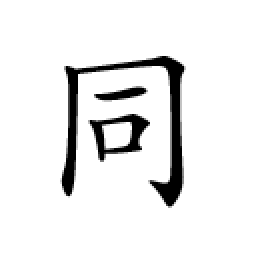
%> input picture tong11.png, 127 x 127 px (shown 2 times larger)
$ octave hanzimatch.m   (GNU Octave 9; MATLAB toolbox functions it lacks are replaced by stand-ins)
%> lines starting %> are read from the running program, lines starting %| are printed output that depends on the picture; in (x1, y1, x2, y2) boxes, pixels count from 0 and x2, y2 are one past the last pixel; in counts of white or black regions, pixels touching at a corner belong together; the program's own positions count from 1
### imgcut2.m
function [Img ] = imgcut2(  img ,gujia)
%> called with img = 'E:\楷体\模板字\tong11.png', gujia = 1
img=imread(img);
%> img is the input picture: size 127x127x3 uint8; min 0, max 255, mean 234.6
[height, width, colour]  = size(img);
%> height = 127; width = 127; colour = 3
if colour > 1
    img = rgb2gray(img);
%> img: size 127x127 uint8
end
img=im2bw(img,graythresh(img));
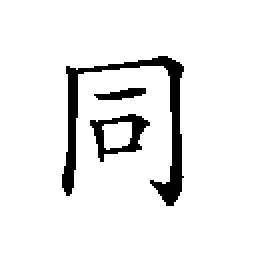
%> img: size 127x127 logical (shown 2 times larger); 92.2% white; 3 black regions, box (x1, y1, x2, y2) and area: (31, 28, 92, 103) 893, (45, 57, 75, 81) 264, (47, 44, 73, 50) 95
Sh=sum(img,1);
%> Sh = 127 values, max 127 at index 1, min 54 at index 87, mean 117.1
Sw=sum(img,2);
%> Sw = 127 values, max 127 at index 1, min 90 at index 33, mean 117.1
for i=1:width
if (Sh(1,i)-height*1)<0
L=i;
break
end
end
for j=1:width
if (Sh(1,j)-height*1)<0
R=j;
end
end
%> after the loop, R = 92
for k=1:height
if (Sw(k,1)-width*1)<0
U=k;
break
end
end
for l=1:height
if (Sw(l,1)-width*1)<0
D=l;
end
end
%> after the loop, D = 103
img1=img(U:D,L:R);
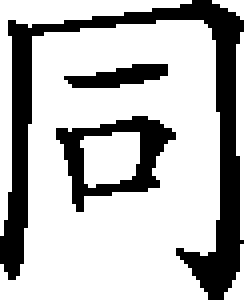
%> img1: size 75x61 logical (shown 4 times larger); 72.6% white; 3 black regions, box (x1, y1, x2, y2) and area: (0, 0, 61, 75) 893, (14, 29, 44, 53) 264, (16, 16, 42, 22) 95
img2=imresize(img1,[100 100]);
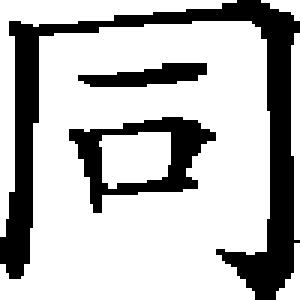
%> img2: size 100x100 logical (shown 3 times larger); 73.1% white; 3 black regions, box (x1, y1, x2, y2) and area: (0, 0, 100, 100) 1914, (23, 39, 72, 71) 562, (26, 21, 69, 29) 211
if gujia==1
    Img=1-GJ(img2);
else
    Img=img2;
end
end

### GJ.m

function bw2=GJ(img)
I=img;
subplot(2,2,1);
imshow(I);
title('原图像');
% level=graythresh(I);
% I=im2bw(I,level);subplot(2,2,2);...
imshow(I);
re=ones(100,100);
I=re-I;
subplot(2,2,2);
imshow(I);
title('二值化的图像');
bwl=bwmorph(I,'skel',Inf);
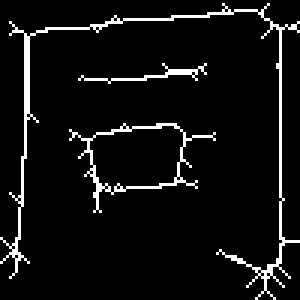
%> bwl: size 100x100 logical (shown 3 times larger); 6.3% white in thin lines or dots
subplot(2,2,3);
imshow(bwl);
title('骨架提取');
bw2=bwmorph(bwl,'spur',4);
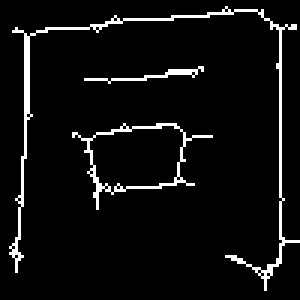
%> bw2: size 100x100 logical (shown 3 times larger); 5.6% white in thin lines or dots
%> in imgcut2, `Img=1-GJ(img2);`: Img: size 100x100 double; values 0 (black) and 1 (white), 94.4% white; black in thin lines or dots
subplot(2,2,4)
imshow(bw2)
title('消除毛刺后的图像');
end

### img2m.m
function [m1,m2,m3,m4,m5,m6]=img2m(img)
[o,p]=size(img);
%> o = 100; p = 100
m1=zeros(1,100);
m2=zeros(1,100);
m3=zeros(1,50);
m4=zeros(1,50);
m5=zeros(1,50);
m6=zeros(1,50);
% [8 lines of commented-out code are left out]
m1(1:100)=sum(img);
m3(1:50)=m1(1:50);
m4(1:50)=m1(51:100);
Img=img';
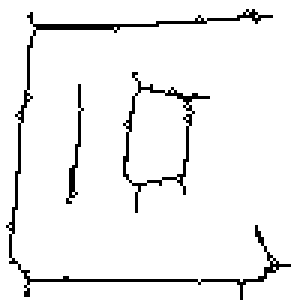
%> Img: size 100x100 double (shown 3 times larger); values 0 (black) and 1 (white), 94.4% white; black in thin lines or dots
m2(1:100)=sum(Img);
m5(1:50)=m2(1:50);
m6(1:50)=m2(51:100);
m1=100-m1;
%> m1 = 100 values, max 77 at index 94, min 0 at index 1, mean 5.6
m2=100-m2;
%> m2 = 100 values, max 25 at index 10, min 0 at index 1, mean 5.6
m3=100-m3;
%> m3 = 50 values, max 42 at index 9, min 0 at index 1, mean 5.7
m4=100-m4;
%> m4 = 50 values, max 77 at index 44, min 1 at index 22, mean 5.5
m5=100-m5;
%> m5 = 50 values, max 25 at index 10, min 0 at index 1, mean 6.78
m6=100-m6;
%> m6 = 50 values, max 20 at index 13, min 0 at index 48, mean 4.42
end

### graymatch.m
function [stats ] = graymatch(  TestWord,MaskWord,condition )
% [Maskimg,Rate]=Maskimgcut(MaskWord);
Maskimg=imgcut2(MaskWord,1);
%%%%%%%%%%%%%%%%已切割去除白边%%%%%%%%%%%%%%%%%%%%%%%
% [6 lines of commented-out code are left out]
%%%%%%%%%%%%%%%%%%%%%%%%%%%%%%%%%%%%%%%%
[m11,m12,m13,m14,m15,m16]=img2m(Maskimg);
%> m11 has the same summary as m1 in img2m; m12 has the same summary as m2 in img2m; m13 has the same summary as m3 in img2m; m14 has the same summary as m4 in img2m; m15 has the same summary as m5 in img2m; m16 has the same summary as m6 in img2m
testnames =  strcat(TestWord,'\','*.png');
tests=dir(testnames);
n=numel(tests);
m21=cell(n,100);
m22=cell(n,100);
m23=cell(n,50);
m24=cell(n,50);
m25=cell(n,50);
m26=cell(n,50);
stats=cell(12,n);
for i=1:n
    if ~isempty(  strfind(tests(i).name, condition) )
        TestwordName = strcat(TestWord,'\', tests(i).name);
        folderNamelength=length(TestWord);
        imgNamelength=length(TestwordName);
        Length=imgNamelength-folderNamelength;
        if Length==8
           Name = [TestwordName( imgNamelength-6 : imgNamelength-4 ) ];
        end
        if Length==9
           Name = [TestwordName( imgNamelength-7  : imgNamelength-4 ) ];
        end
        if Length==10
           Name = [TestwordName( imgNamelength-8  : imgNamelength-4 ) ];
        end
        if Length==6
           Name = [TestwordName( imgNamelength-4  : imgNamelength-4 ) ];
        end
        stats{1,i}=Name;
%         Testimg=Testimgcut(TestwordName,Rate);
        Testimg=imgcut2(TestwordName,1);
%%%%%%%%%%%%%%%%%%%%%%已切割去除白边%%%%%%%%%%%%%%%%%%%%%%%%%%%%
% [6 lines of commented-out code are left out]
%%%%%%%%%%%%%%%%%%%%%%%%%%%%%%%%%%%%%%%%%%%%%%%%%%
        [mt1,mt2,mt3,mt4,mt5,mt6]=img2m(Testimg);
        m21(i,:)=num2cell(mt1);
        m22(i,:)=num2cell(mt2);
        m23(i,:)=num2cell(mt3);
        m24(i,:)=num2cell(mt4);
        m25(i,:)=num2cell(mt5);
        m26(i,:)=num2cell(mt6);
    end
end
m21=cell2mat(m21);
m22=cell2mat(m22);
m23=cell2mat(m23);
m24=cell2mat(m24);
m25=cell2mat(m25);
m26=cell2mat(m26);
for k=1:n
    mTW1=m21(k,:);
    A1=sqrt(sum(sum(m11.^2)));
        B1=sqrt(sum(sum(mTW1.^2)));
        C1=sum(sum(m11.*mTW1));
        cos1=C1/(A1*B1);
        stats(2,k)=num2cell(cos1);
    mTH1=m22(k,:);
    A2=sqrt(sum(sum(m12.^2)));
        B2=sqrt(sum(sum(mTH1.^2)));
        C2=sum(sum(m12.*mTH1));
        cos2=C2/(A2*B2);
        stats(3,k)=num2cell(cos2);
    mTW2=m23(k,:);
    A3=sqrt(sum(sum(m13.^2)));
        B3=sqrt(sum(sum(mTW2.^2)));
        C3=sum(sum(m13.*mTW2));
        cos3=C3/(A3*B3);
        stats(4,k)=num2cell(cos3);
    mTW3=m24(k,:);
    A4=sqrt(sum(sum(m14.^2)));
        B4=sqrt(sum(sum(mTW3.^2)));
        C4=sum(sum(m14.*mTW3));
        cos4=C4/(A4*B4);
        stats(5,k)=num2cell(cos4);
    mTH2=m25(k,:);
    A5=sqrt(sum(sum(m15.^2)));
        B5=sqrt(sum(sum(mTH2.^2)));
        C5=sum(sum(m15.*mTH2));
        cos5=C5/(A5*B5);
        stats(6,k)=num2cell(cos5);
    mTH3=m26(k,:);
    A6=sqrt(sum(sum(m16.^2)));
        B6=sqrt(sum(sum(mTH3.^2)));
        C6=sum(sum(m16.*mTH3));
        cos6=C6/(A6*B6);
        stats(7,k)=num2cell(cos6);
        stats(8,k)=num2cell(cos1*cos2);
        stats(9,k)=num2cell(cos3*cos5);
        stats(10,k)=num2cell(cos4*cos5);
        stats(11,k)=num2cell(cos3*cos6);
        stats(12,k)=num2cell((cos1+cos2)/2);
end
%> after the loop, stats = {}

end

### hanzimatch.m
clear
%%%%%%%%%%%%%%%%%%%%%%模板字二值化%%%%%%%%%%%%%%%%%%%%%%%%
% [8 lines of commented-out code are left out]
%%%%%%%%%%%%%%%%%%%%%%%%%汉子匹配度主程序%%%%%%%%%%%%%%%%%%%%
MaskWord='E:\楷体\模板字\tong11.png';
TestWord='E:\楷体\100汉字\同5';
[Rstats ] = graymatch(  TestWord,MaskWord,'png');
%> Rstats = {}
% [stats ] = Matching(  TestWord,MaskWord,'bmp');
% [stats ] = WordMatching(  TestWord,MaskWord,'bmp');

$ run again, with yix.png copied over tong11.png
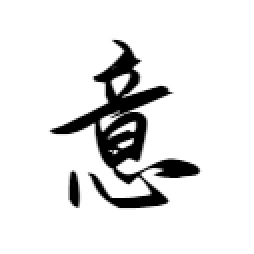
%> input picture yix.png, 127 x 127 px (shown 2 times larger)
%> in imgcut2, img is the input picture: size 127x127x3 uint8; min 0, max 255, mean 229.3
%> in imgcut2, `img=im2bw(img,graythresh(img));`:
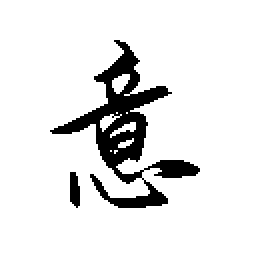
%> img: size 127x127 logical (shown 2 times larger); 89.8% white; 2 black regions, box (x1, y1, x2, y2) and area: (25, 20, 100, 104) 1565, (35, 86, 40, 104) 74
%> Sh = 127 values, max 127 at index 1, min 71 at index 65, mean 114.1
%> Sw = 127 values, max 127 at index 1, min 88 at index 88, mean 114.1
%> after the loop in imgcut2, `for j=1:width`: R = 100
%> after the loop in imgcut2, `for l=1:height`: D = 104
%> img1: size 84x75 logical; 74% white; 2 black regions, box (x1, y1, x2, y2) and area: (0, 0, 75, 84) 1565, (10, 66, 15, 84) 74
%> img2: size 100x100 logical; 73.9% white; 2 black regions, box (x1, y1, x2, y2) and area: (0, 0, 100, 100) 2488, (13, 79, 20, 100) 123
%> bwl: size 100x100 logical; 7.4% white in thin lines or dots
%> bw2: size 100x100 logical; 6.8% white in thin lines or dots
%> in img2m, `Img=img';`:
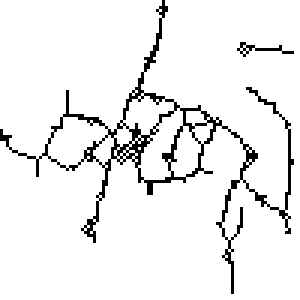
%> Img: size 100x100 double (shown 3 times larger); values 0 (black) and 1 (white), 93.2% white; black in thin lines or dots
%> m1 = 100 values, max 25 at index 52, min 0 at index 99, mean 6.79
%> m2 = 100 values, max 27 at index 97, min 0 at index 99, mean 6.79
%> m3 = 50 values, max 20 at index 42, min 1 at index 1, mean 7.1
%> m4 = 50 values, max 25 at index 2, min 0 at index 49, mean 6.48
%> m5 = 50 values, max 21 at index 47, min 1 at index 5, mean 5.74
%> m6 = 50 values, max 27 at index 47, min 0 at index 49, mean 7.84
%> m11 has the same summary as m1 in img2m; m12 has the same summary as m2 in img2m; m13 has the same summary as m3 in img2m; m14 has the same summary as m4 in img2m; m15 has the same summary as m5 in img2m; m16 has the same summary as m6 in img2m
%> after the loop in graymatch, `for k=1:n`: stats = {}
